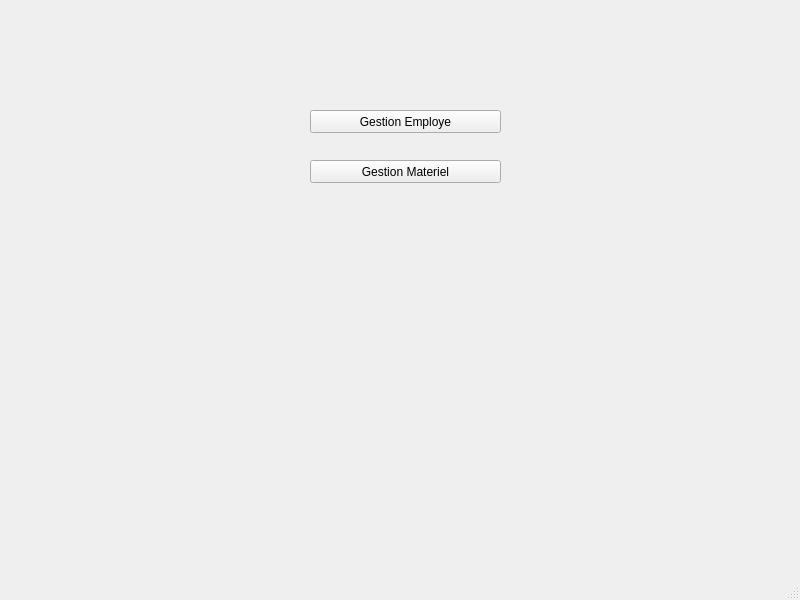
<?xml version="1.0" encoding="UTF-8"?>
<ui version="4.0">
 <class>Menu</class>
 <widget class="QMainWindow" name="Menu">
  <property name="geometry">
   <rect>
    <x>0</x>
    <y>0</y>
    <width>800</width>
    <height>600</height>
   </rect>
  </property>
  <property name="windowTitle">
   <string>Menu</string>
  </property>
  <widget class="QWidget" name="centralwidget">
   <widget class="QPushButton" name="pushButto_GestionEmp">
    <property name="geometry">
     <rect>
      <x>310</x>
      <y>110</y>
      <width>191</width>
      <height>23</height>
     </rect>
    </property>
    <property name="text">
     <string>Gestion Employe</string>
    </property>
   </widget>
   <widget class="QPushButton" name="pushButton_GestionMAt">
    <property name="geometry">
     <rect>
      <x>310</x>
      <y>160</y>
      <width>191</width>
      <height>23</height>
     </rect>
    </property>
    <property name="text">
     <string>Gestion Materiel</string>
    </property>
   </widget>
  </widget>
  <widget class="QMenuBar" name="menubar">
   <property name="geometry">
    <rect>
     <x>0</x>
     <y>0</y>
     <width>800</width>
     <height>22</height>
    </rect>
   </property>
  </widget>
  <widget class="QStatusBar" name="statusbar"/>
 </widget>
 <resources/>
 <connections/>
</ui>
